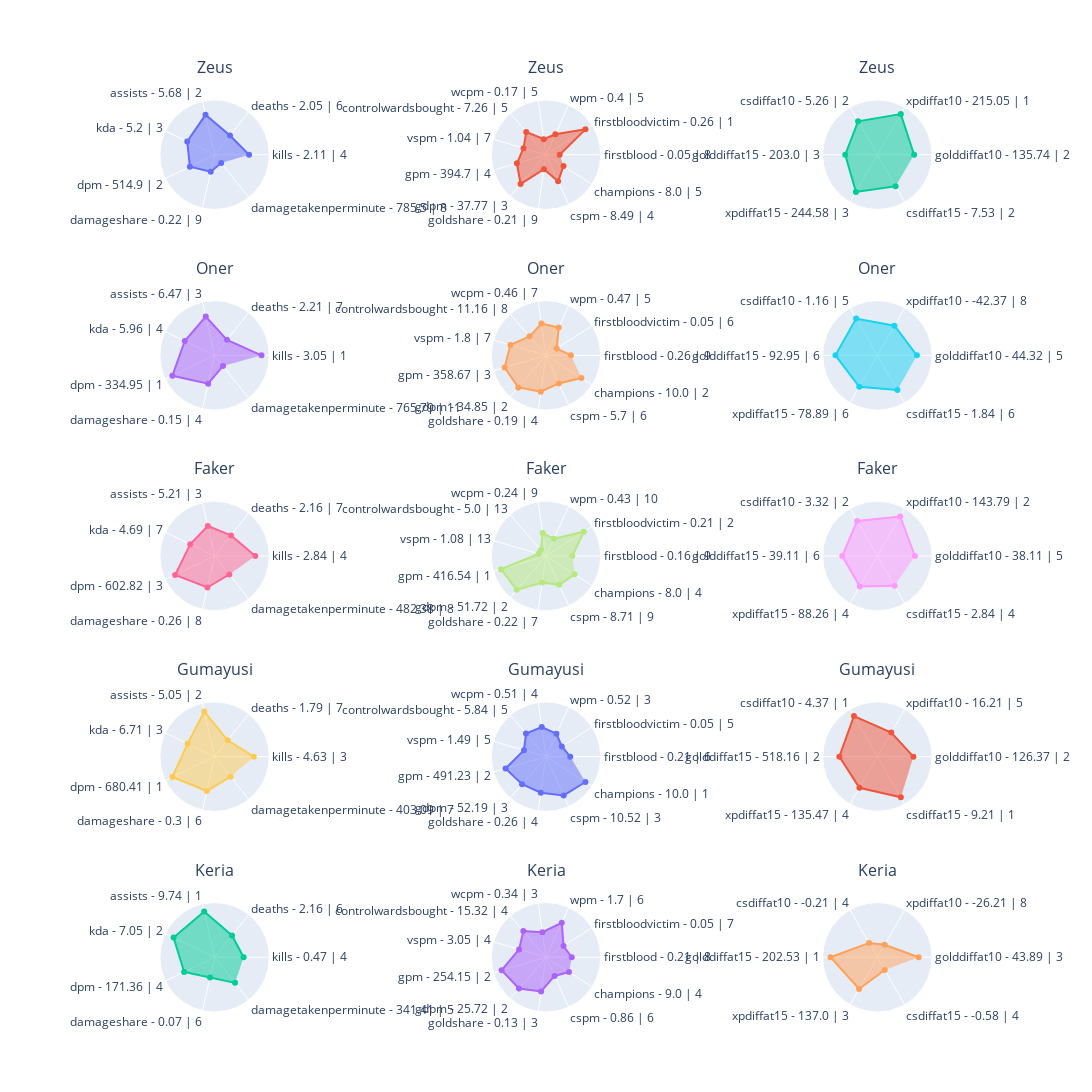

Notebook cell for this chart:
### Code cell
origin_columns, columns = get_player_stats_columns()

position = positions[4]

target_df = players_stats.loc[players_stats["Team"] == target_team].sort_values(
    by=["position"], key=lambda x: [positions.index(pos) for pos in x]
)

ROWS, COLUMNS = get_rows_columns(target_df, len(origin_columns))
min_value, max_value = 0, 1

fig = get_fig_subplots(target_df.index.get_level_values(0), ROWS, COLUMNS)
for i, player_name in enumerate(df.index.get_level_values(0)):
    position = target_df.loc[player_name].index.values[0]
    df = players_stats.loc[players_stats.index.get_level_values(1) == position]
    for j, (key, cols) in enumerate(columns.items()):
        _df = df.loc[(player_name, position), cols]
        theta_list = get_theta_list(df, (player_name, position), origin_columns[key])

        fig.add_trace(
            go.Scatterpolar(r=_df, theta=theta_list, fill="toself", name=player_name),
            row=i + 1,
            col=j + 1,
        )

fig.update_layout(
    height=350 * ROWS, width=550 * COLUMNS, showlegend=False, title=dict(y=1)
)
fig.update_annotations(yshift=20)
fig.update_polars(
    radialaxis=dict(range=[min_value - 0.2, max_value + 0.2], visible=False)
)
fig.show()

### Figure 1 — Plotly figure (JSON) as saved in the notebook; plotly's stock layout.template omitted (floating-point values rounded to 4 significant figures)
{"data": [{"fill": "toself", "name": "Zeus", "r": [0.6808, 0.4308, 0.8469, 0.5784, 0.502, 0.2469, 0.06847], "subplot": "polar", "theta": ["kills - 2.11 | 4", "deaths - 2.05 | 6", "assists - 5.68 | 2", "kda - 5.2 | 3", "dpm - 514.9 | 2", "damageshare - 0.22 | 9", "damagetakenperminute - 785.5 | 8"], "type": "scatterpolar"}, {"fill": "toself", "name": "Zeus", "r": [0.1504, 1, 0.3757, 0.1991, 0.5729, 0.3988, 0.5756, 0.7934, 0.1741, 0.5462, 0.3333], "subplot": "polar2", "theta": ["firstblood - 0.05 | 8", "firstbloodvictim - 0.26 | 1", "wpm - 0.4 | 5", "wcpm - 0.17 | 5", "controlwardsbought - 7.26 | 5", "vspm - 1.04 | 7", "gpm - 394.7 | 4", "gdpm - 37.77 | 3", "goldshare - 0.21 | 9", "cspm - 8.49 | 4", "champions - 8.0 | 5"], "type": "scatterpolar"}, {"fill": "toself", "name": "Zeus", "r": [0.7394, 1, 0.7881, 0.622, 0.8981, 0.7314], "subplot": "polar3", "theta": ["golddiffat10 - 135.74 | 2", "xpdiffat10 - 215.05 | 1", "csdiffat10 - 5.26 | 2", "golddiffat15 - 203.0 | 3", "xpdiffat15 - 244.58 | 3", "csdiffat15 - 7.53 | 2"], "type": "scatterpolar"}, {"fill": "toself", "name": "Oner", "r": [1, 0.3077, 0.8172, 0.6473, 1, 0.5425, 0.1443], "subplot": "polar4", "theta": ["kills - 3.05 | 1", "deaths - 2.21 | 7", "assists - 6.47 | 3", "kda - 5.96 | 4", "dpm - 334.95 | 1", "damageshare - 0.15 | 4", "damagetakenperminute - 765.79 | 11"], "type": "scatterpolar"}, {"fill": "toself", "name": "Oner", "r": [0.4386, 0.1263, 0.5854, 0.6232, 0.4433, 0.7498, 0.9038, 0.8855, 0.7402, 0.5892, 0.875], "subplot": "polar5", "theta": ["firstblood - 0.26 | 9", "firstbloodvictim - 0.05 | 6", "wpm - 0.47 | 5", "wcpm - 0.46 | 7", "controlwardsbought - 11.16 | 8", "vspm - 1.8 | 7", "gpm - 358.67 | 3", "gdpm - 34.85 | 2", "goldshare - 0.19 | 4", "cspm - 5.7 | 6", "champions - 10.0 | 2"], "type": "scatterpolar"}, {"fill": "toself", "name": "Oner", "r": [0.8111, 0.6744, 0.8878, 0.8726, 0.7271, 0.8253], "subplot": "polar6", "theta": ["golddiffat10 - 44.32 | 5", "xpdiffat10 - -42.37 | 8", "csdiffat10 - 1.16 | 5", "golddiffat15 - 92.95 | 6", "xpdiffat15 - 78.89 | 6", "csdiffat15 - 1.84 | 6"], "type": "scatterpolar"}, {"fill": "toself", "name": "Faker", "r": [0.8405, 0.4737, 0.5878, 0.4938, 0.9214, 0.6263, 0.4042], "subplot": "polar7", "theta": ["kills - 2.84 | 4", "deaths - 2.16 | 7", "assists - 5.21 | 3", "kda - 4.69 | 7", "dpm - 602.82 | 3", "damageshare - 0.26 | 8", "damagetakenperminute - 482.38 | 8"], "type": "scatterpolar"}, {"fill": "toself", "name": "Faker", "r": [0.4737, 0.9474, 0.2848, 0.3931, 0, 0, 1.0, 0.9465, 0.4855, 0.6111, 0.6667], "subplot": "polar8", "theta": ["firstblood - 0.16 | 9", "firstbloodvictim - 0.21 | 2", "wpm - 0.43 | 10", "wcpm - 0.24 | 9", "controlwardsbought - 5.0 | 13", "vspm - 1.08 | 13", "gpm - 416.54 | 1", "gdpm - 51.72 | 2", "goldshare - 0.22 | 7", "cspm - 8.71 | 9", "champions - 8.0 | 4"], "type": "scatterpolar"}, {"fill": "toself", "name": "Faker", "r": [0.7596, 0.9669, 0.8363, 0.6985, 0.7012, 0.6815], "subplot": "polar9", "theta": ["golddiffat10 - 38.11 | 5", "xpdiffat10 - 143.79 | 2", "csdiffat10 - 3.32 | 2", "golddiffat15 - 39.11 | 6", "xpdiffat15 - 88.26 | 4", "csdiffat15 - 2.84 | 4"], "type": "scatterpolar"}, {"fill": "toself", "name": "Gumayusi", "r": [0.8021, 0.3344, 0.9845, 0.5666, 1.0, 0.7023, 0.4556], "subplot": "polar10", "theta": ["kills - 4.63 | 3", "deaths - 1.79 | 7", "assists - 5.05 | 2", "kda - 6.71 | 3", "dpm - 680.41 | 1", "damageshare - 0.3 | 6", "damagetakenperminute - 403.09 | 7"], "type": "scatterpolar"}, {"fill": "toself", "name": "Gumayusi", "r": [0.4211, 0.2807, 0.4429, 0.563, 0.581, 0.387, 0.8787, 0.7356, 0.7307, 0.8896, 1.0], "subplot": "polar11", "theta": ["firstblood - 0.21 | 6", "firstbloodvictim - 0.05 | 5", "wpm - 0.52 | 3", "wcpm - 0.51 | 4", "controlwardsbought - 5.84 | 5", "vspm - 1.49 | 5", "gpm - 491.23 | 2", "gdpm - 52.19 | 3", "goldshare - 0.26 | 4", "cspm - 10.52 | 3", "champions - 10.0 | 1"], "type": "scatterpolar"}, {"fill": "toself", "name": "Gumayusi", "r": [0.7215, 0.5106, 1, 0.7725, 0.7193, 1], "subplot": "polar12", "theta": ["golddiffat10 - 126.37 | 2", "xpdiffat10 - 16.21 | 5", "csdiffat10 - 4.37 | 1", "golddiffat15 - 518.16 | 2", "xpdiffat15 - 135.47 | 4", "csdiffat15 - 9.21 | 1"], "type": "scatterpolar"}, {"fill": "toself", "name": "Keria", "r": [0.542, 0.5149, 1, 0.9657, 0.6653, 0.3309, 0.6374], "subplot": "polar13", "theta": ["kills - 0.47 | 4", "deaths - 2.16 | 6", "assists - 9.74 | 1", "kda - 7.05 | 2", "dpm - 171.36 | 4", "damageshare - 0.07 | 6", "damagetakenperminute - 341.41 | 5"], "type": "scatterpolar"}, {"fill": "toself", "name": "Keria", "r": [0.4586, 0.3333, 0.7715, 0.4466, 0.6855, 0.5175, 0.9835, 0.8584, 0.6834, 0.3243, 0.5], "subplot": "polar14", "theta": ["firstblood - 0.21 | 8", "firstbloodvictim - 0.05 | 7", "wpm - 1.7 | 6", "wcpm - 0.34 | 3", "controlwardsbought - 15.32 | 4", "vspm - 3.05 | 4", "gpm - 254.15 | 2", "gdpm - 25.72 | 2", "goldshare - 0.13 | 3", "cspm - 0.86 | 6", "champions - 9.0 | 4"], "type": "scatterpolar"}, {"fill": "toself", "name": "Keria", "r": [0.8572, 0.1701, 0.2243, 1, 0.7375, 0.177], "subplot": "polar15", "theta": ["golddiffat10 - 43.89 | 3", "xpdiffat10 - -26.21 | 8", "csdiffat10 - -0.21 | 4", "golddiffat15 - 202.53 | 1", "xpdiffat15 - 137.0 | 3", "csdiffat15 - -0.58 | 4"], "type": "scatterpolar"}], "layout": {"annotations": [{"font": {"size": 16}, "showarrow": false, "text": "Zeus", "x": 0.1444, "xanchor": "center", "xref": "paper", "y": 1, "yanchor": "bottom", "yref": "paper", "yshift": 20}, {"font": {"size": 16}, "showarrow": false, "text": "Zeus", "x": 0.5, "xanchor": "center", "xref": "paper", "y": 1, "yanchor": "bottom", "yref": "paper", "yshift": 20}, {"font": {"size": 16}, "showarrow": false, "text": "Zeus", "x": 0.8556, "xanchor": "center", "xref": "paper", "y": 1, "yanchor": "bottom", "yref": "paper", "yshift": 20}, {"font": {"size": 16}, "showarrow": false, "text": "Oner", "x": 0.1444, "xanchor": "center", "xref": "paper", "y": 0.78, "yanchor": "bottom", "yref": "paper", "yshift": 20}, {"font": {"size": 16}, "showarrow": false, "text": "Oner", "x": 0.5, "xanchor": "center", "xref": "paper", "y": 0.78, "yanchor": "bottom", "yref": "paper", "yshift": 20}, {"font": {"size": 16}, "showarrow": false, "text": "Oner", "x": 0.8556, "xanchor": "center", "xref": "paper", "y": 0.78, "yanchor": "bottom", "yref": "paper", "yshift": 20}, {"font": {"size": 16}, "showarrow": false, "text": "Faker", "x": 0.1444, "xanchor": "center", "xref": "paper", "y": 0.56, "yanchor": "bottom", "yref": "paper", "yshift": 20}, {"font": {"size": 16}, "showarrow": false, "text": "Faker", "x": 0.5, "xanchor": "center", "xref": "paper", "y": 0.56, "yanchor": "bottom", "yref": "paper", "yshift": 20}, {"font": {"size": 16}, "showarrow": false, "text": "Faker", "x": 0.8556, "xanchor": "center", "xref": "paper", "y": 0.56, "yanchor": "bottom", "yref": "paper", "yshift": 20}, {"font": {"size": 16}, "showarrow": false, "text": "Gumayusi", "x": 0.1444, "xanchor": "center", "xref": "paper", "y": 0.34, "yanchor": "bottom", "yref": "paper", "yshift": 20}, {"font": {"size": 16}, "showarrow": false, "text": "Gumayusi", "x": 0.5, "xanchor": "center", "xref": "paper", "y": 0.34, "yanchor": "bottom", "yref": "paper", "yshift": 20}, {"font": {"size": 16}, "showarrow": false, "text": "Gumayusi", "x": 0.8556, "xanchor": "center", "xref": "paper", "y": 0.34, "yanchor": "bottom", "yref": "paper", "yshift": 20}, {"font": {"size": 16}, "showarrow": false, "text": "Keria", "x": 0.1444, "xanchor": "center", "xref": "paper", "y": 0.12, "yanchor": "bottom", "yref": "paper", "yshift": 20}, {"font": {"size": 16}, "showarrow": false, "text": "Keria", "x": 0.5, "xanchor": "center", "xref": "paper", "y": 0.12, "yanchor": "bottom", "yref": "paper", "yshift": 20}, {"font": {"size": 16}, "showarrow": false, "text": "Keria", "x": 0.8556, "xanchor": "center", "xref": "paper", "y": 0.12, "yanchor": "bottom", "yref": "paper", "yshift": 20}], "height": 1750, "polar": {"domain": {"x": [0, 0.2889], "y": [0.88, 1]}, "radialaxis": {"range": [-0.2, 1.2], "visible": false}}, "polar10": {"domain": {"x": [0, 0.2889], "y": [0.22, 0.34]}, "radialaxis": {"range": [-0.2, 1.2], "visible": false}}, "polar11": {"domain": {"x": [0.3556, 0.6444], "y": [0.22, 0.34]}, "radialaxis": {"range": [-0.2, 1.2], "visible": false}}, "polar12": {"domain": {"x": [0.7111, 1], "y": [0.22, 0.34]}, "radialaxis": {"range": [-0.2, 1.2], "visible": false}}, "polar13": {"domain": {"x": [0, 0.2889], "y": [0, 0.12]}, "radialaxis": {"range": [-0.2, 1.2], "visible": false}}, "polar14": {"domain": {"x": [0.3556, 0.6444], "y": [0, 0.12]}, "radialaxis": {"range": [-0.2, 1.2], "visible": false}}, "polar15": {"domain": {"x": [0.7111, 1], "y": [0, 0.12]}, "radialaxis": {"range": [-0.2, 1.2], "visible": false}}, "polar2": {"domain": {"x": [0.3556, 0.6444], "y": [0.88, 1]}, "radialaxis": {"range": [-0.2, 1.2], "visible": false}}, "polar3": {"domain": {"x": [0.7111, 1], "y": [0.88, 1]}, "radialaxis": {"range": [-0.2, 1.2], "visible": false}}, "polar4": {"domain": {"x": [0, 0.2889], "y": [0.66, 0.78]}, "radialaxis": {"range": [-0.2, 1.2], "visible": false}}, "polar5": {"domain": {"x": [0.3556, 0.6444], "y": [0.66, 0.78]}, "radialaxis": {"range": [-0.2, 1.2], "visible": false}}, "polar6": {"domain": {"x": [0.7111, 1], "y": [0.66, 0.78]}, "radialaxis": {"range": [-0.2, 1.2], "visible": false}}, "polar7": {"domain": {"x": [0, 0.2889], "y": [0.44, 0.56]}, "radialaxis": {"range": [-0.2, 1.2], "visible": false}}, "polar8": {"domain": {"x": [0.3556, 0.6444], "y": [0.44, 0.56]}, "radialaxis": {"range": [-0.2, 1.2], "visible": false}}, "polar9": {"domain": {"x": [0.7111, 1], "y": [0.44, 0.56]}, "radialaxis": {"range": [-0.2, 1.2], "visible": false}}, "showlegend": false, "title": {"y": 1}, "width": 1650}}
